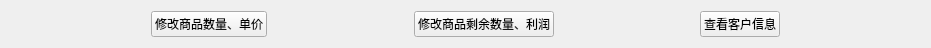
     <widget class="QWidget" name="horizontalLayoutWidget">
      <property name="geometry">
       <rect>
        <x>10</x>
        <y>20</y>
        <width>931</width>
        <height>41</height>
       </rect>
      </property>
      <layout class="QHBoxLayout" name="horizontalLayout_15">
       <item>
        <spacer name="horizontalSpacer_5">
         <property name="orientation">
          <enum>Qt::Horizontal</enum>
         </property>
         <property name="sizeHint" stdset="0">
          <size>
           <width>40</width>
           <height>20</height>
          </size>
         </property>
        </spacer>
       </item>
       <item>
        <widget class="QPushButton" name="changestoresattributes">
         <property name="sizePolicy">
          <sizepolicy hsizetype="Minimum" vsizetype="Preferred">
           <horstretch>0</horstretch>
           <verstretch>0</verstretch>
          </sizepolicy>
         </property>
         <property name="text">
          <string>修改商品数量、单价</string>
         </property>
        </widget>
       </item>
       <item>
        <spacer name="horizontalSpacer_7">
         <property name="orientation">
          <enum>Qt::Horizontal</enum>
         </property>
         <property name="sizeHint" stdset="0">
          <size>
           <width>40</width>
           <height>20</height>
          </size>
         </property>
        </spacer>
       </item>
       <item>
        <widget class="QPushButton" name="changeprofitbutton">
         <property name="sizePolicy">
          <sizepolicy hsizetype="Minimum" vsizetype="Preferred">
           <horstretch>0</horstretch>
           <verstretch>0</verstretch>
          </sizepolicy>
         </property>
         <property name="text">
          <string>修改商品剩余数量、利润</string>
         </property>
        </widget>
       </item>
       <item>
        <spacer name="horizontalSpacer_8">
         <property name="orientation">
          <enum>Qt::Horizontal</enum>
         </property>
         <property name="sizeHint" stdset="0">
          <size>
           <width>40</width>
           <height>20</height>
          </size>
         </property>
        </spacer>
       </item>
       <item>
        <widget class="QPushButton" name="customer_button">
         <property name="sizePolicy">
          <sizepolicy hsizetype="Minimum" vsizetype="Preferred">
           <horstretch>0</horstretch>
           <verstretch>0</verstretch>
          </sizepolicy>
         </property>
         <property name="text">
          <string>查看客户信息</string>
         </property>
        </widget>
       </item>
       <item>
        <spacer name="horizontalSpacer_6">
         <property name="orientation">
          <enum>Qt::Horizontal</enum>
         </property>
         <property name="sizeHint" stdset="0">
          <size>
           <width>40</width>
           <height>20</height>
          </size>
         </property>
        </spacer>
       </item>
      </layout>
     </widget>
